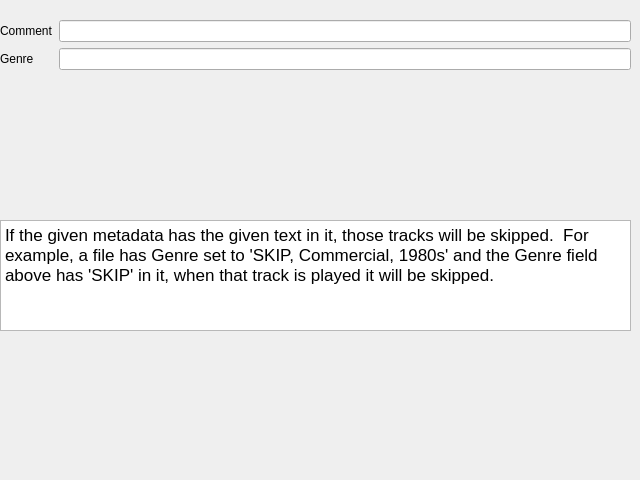
<?xml version="1.0" encoding="UTF-8"?>
<ui version="4.0">
 <class>trackskip_ui</class>
 <widget class="QWidget" name="trackskip_ui">
  <property name="geometry">
   <rect>
    <x>0</x>
    <y>0</y>
    <width>640</width>
    <height>480</height>
   </rect>
  </property>
  <property name="windowTitle">
   <string>Track Skip</string>
  </property>
  <property name="displayName" stdset="0">
   <string>Track Skip</string>
  </property>
  <widget class="QWidget" name="formLayoutWidget">
   <property name="geometry">
    <rect>
     <x>0</x>
     <y>20</y>
     <width>631</width>
     <height>91</height>
    </rect>
   </property>
   <layout class="QFormLayout" name="formLayout">
    <property name="fieldGrowthPolicy">
     <enum>QFormLayout::ExpandingFieldsGrow</enum>
    </property>
    <item row="1" column="1">
     <widget class="QLineEdit" name="genre_lineedit"/>
    </item>
    <item row="1" column="0">
     <widget class="QLabel" name="genre_label">
      <property name="text">
       <string>Genre</string>
      </property>
     </widget>
    </item>
    <item row="0" column="0">
     <widget class="QLabel" name="comment_label">
      <property name="text">
       <string>Comment</string>
      </property>
     </widget>
    </item>
    <item row="0" column="1">
     <widget class="QLineEdit" name="comment_lineedit"/>
    </item>
   </layout>
  </widget>
  <widget class="QTextBrowser" name="description">
   <property name="geometry">
    <rect>
     <x>0</x>
     <y>220</y>
     <width>631</width>
     <height>111</height>
    </rect>
   </property>
   <property name="html">
    <string>&lt;!DOCTYPE HTML PUBLIC &quot;-//W3C//DTD HTML 4.0//EN&quot; &quot;http://www.w3.org/TR/REC-html40/strict.dtd&quot;&gt;
&lt;html&gt;&lt;head&gt;&lt;meta name=&quot;qrichtext&quot; content=&quot;1&quot; /&gt;&lt;style type=&quot;text/css&quot;&gt;
p, li { white-space: pre-wrap; }
&lt;/style&gt;&lt;/head&gt;&lt;body style=&quot; font-family:'Sans'; font-size:10pt; font-weight:400; font-style:normal;&quot;&gt;
&lt;p style=&quot; margin-top:0px; margin-bottom:0px; margin-left:0px; margin-right:0px; -qt-block-indent:0; text-indent:0px;&quot;&gt;&lt;span style=&quot; font-family:'.AppleSystemUIFont'; font-size:13pt;&quot;&gt;If the given metadata has the given text in it, those tracks will be skipped.  For example, a file has Genre set to 'SKIP, Commercial, 1980s' and the Genre field above has 'SKIP' in it, when that track is played it will be skipped.&lt;/span&gt;&lt;/p&gt;&lt;/body&gt;&lt;/html&gt;</string>
   </property>
  </widget>
 </widget>
 <resources/>
 <connections/>
</ui>
